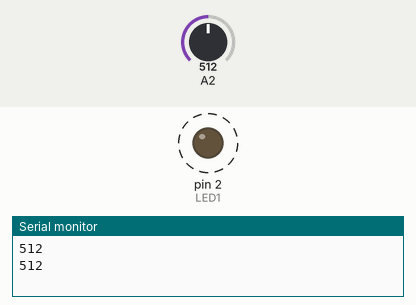
This sketch was run on a simulated Arduino Uno, built with avr-gcc and run on an emulated ATmega328P. Shown: output pins drawn as LEDs (lit = HIGH), the last lines printed to the serial monitor. Dashed ring = blinking. Inputs (shaded band) come from the test bench; at power-on: A2 = 512.

Above: at 1.8 s.
1.9 s: A2 set to 590
5.4 s: A2 set to 617
At 5.9 s:
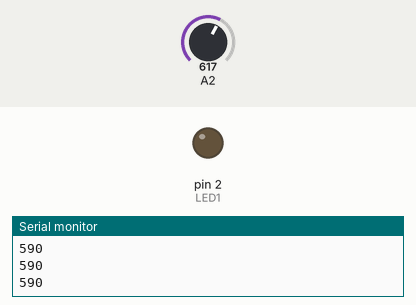
Timing chart, 0 to 14.9 s (numbered marks = the images above; inputs shaded):
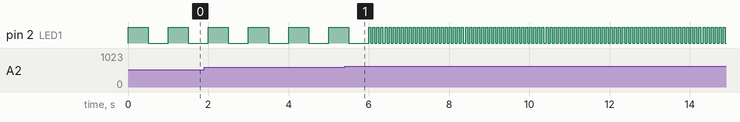

The sketch:

Unit_6_Lab_Program_3_2.ino
```cpp
/*  Title: Unit 6 Program #3.2
 *  Purpose: Change the flash rate depending on LDR1 value
 *  Author: Andy Davis
 *  Date: 4/21/2021
 *  LED1 connected to D2
 *  LDR1 connected to A2
 */

const int LED1 = 2;
int analogValue;
const int slow = 500;
const int fast = 50;

void setup() {
  pinMode(LED1,OUTPUT);
  Serial.begin(9600);
}

void loop() {
  analogValue = analogRead(A2);
  Serial.println(analogValue);
  if(analogValue >= 600){
    digitalWrite(LED1, HIGH);
    delay(fast);
    digitalWrite(LED1, LOW);
    delay(fast);
  }
  else{
    digitalWrite(LED1, HIGH);
    delay(slow);
    digitalWrite(LED1, LOW);
    delay(slow);
  }

}
```

Measured:
- the behaviour switches between 599 and 600 on A2 (found by bisection; images 0 and 1)
- by itself, pin 2 (LED1): repeats every 0.10 s: HIGH 0.05 s, LOW 0.05 s
